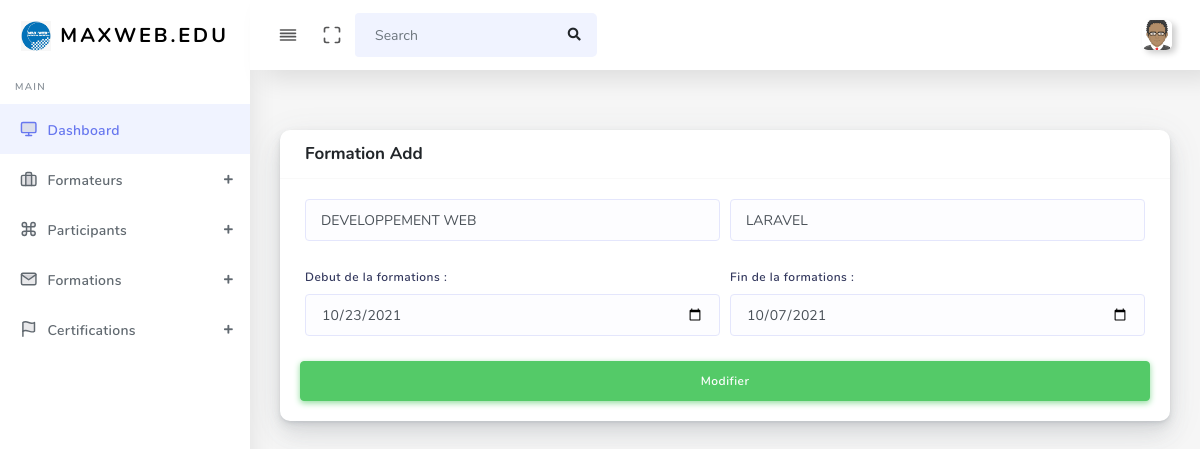
The page /formationadd.php?edit=5 on the database its author committed.
### tables this page shows
CREATE TABLE `formadd` (
  `id_form` int(255) NOT NULL,
  `nom_formation` varchar(255) NOT NULL,
  `nom_modules` varchar(255) NOT NULL,
  `debut_form` varchar(255) NOT NULL,
  `fin_form` varchar(255) NOT NULL
);

### formationsaddaction.php (called while the page is built, shortened)
<?php
include ('config.php');
      if(isset($_GET['edit'])){
      $id=$_GET['edit'];
        $query= $conn->prepare("SELECT * FROM formadd WHERE id_form=:id_form");
        $query->bindValue(":id_form",$id, PDO::PARAM_INT);
        $query->execute();
        $resultat = $query->fetch();
        $update=true;
      }
?>

### formationadd.php (the view, shortened to what this page needs)
<?php
include ('formationsaddaction.php');
 ?>
<!DOCTYPE html>
<html lang="en">
<head>
<?php include ("includes/head.php");
 ?>
</head>
<body>
  <div id="app">
    <div class="main-wrapper main-wrapper-1">
      <div class="navbar-bg"></div>
      <?php include ("includes/nav.php"); ?>
      <div class="main-sidebar sidebar-style-2">
      <?php include ("includes/sideBar.php"); ?>
    </div>
    <div class="main-content">
    <div class="card">
                  <div class="card-header">
                  <form action="formationsaddaction.php" method="POST" enctype="multipart/form-data">
                    <h4>Formation Add</h4>
                  </div>
                  <div class="card-body">
                    <div class="form-row">
                      <div class="form-group col-md-6">
                        <input type="text" name="name" value="<?php if(isset($_GET["edit"])){echo $resultat["nom_formation"];} ?>"class="form-control" placeholder="Nom - formation" required="required">
                      </div>
                      <div class="form-group col-md-6">
                      <input type="text" name="modules" value="<?php if(isset($_GET["edit"])){echo $resultat["nom_modules"];} ?>"class="form-control" placeholder="Nom - Modules" required="required">
                    </div>
                    <div class="form-group col-md-6">
                      <label>Debut de la formations :</label>
                    <input name ="date" value="<?php if(isset($_GET["edit"])){echo $resultat["debut_form"];} ?>"type="date" class="form-control col-md-15">
                  </div>
                  <div class="form-group col-md-6">
                    <label>Fin de la formations :</label>
                  <input name ="dateFin" value="<?php if(isset($_GET["edit"])){echo $resultat["fin_form"];} ?>"type="date" class="form-control col-md-15">
                </div>
                <?php
                    if ($update==true){ ?>
                    <input type="submit" name="update" class="btn btn-success btn-success" value="Modifier"style="width: 920px; height: 40px;">
                  <?php } else{ ?>
                <input type="submit" name="add" class="btn btn-primary btn-block" value="Ajouter">
                 <?php } ?>
              </div>
    </div>
  </div>

### rows shown on the page
formadd: name "DEVELOPPEMENT WEB", modules "LARAVEL", date "10/23/2021", dateFin "10/07/2021"
